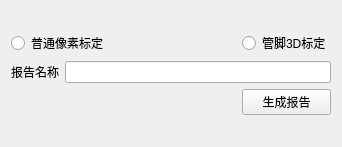
<?xml version="1.0" encoding="UTF-8"?>
<ui version="4.0">
 <class>calibReportWdg</class>
 <widget class="QWidget" name="calibReportWdg">
  <property name="geometry">
   <rect>
    <x>0</x>
    <y>0</y>
    <width>342</width>
    <height>147</height>
   </rect>
  </property>
  <property name="windowTitle">
   <string>Form</string>
  </property>
  <layout class="QGridLayout" name="gridLayout_2">
   <item row="0" column="0">
    <layout class="QGridLayout" name="gridLayout">
     <item row="0" column="0">
      <widget class="QRadioButton" name="rb_st_normal">
       <property name="text">
        <string>普通像素标定</string>
       </property>
      </widget>
     </item>
     <item row="0" column="1">
      <widget class="QRadioButton" name="rb_st_3D">
       <property name="text">
        <string>管脚3D标定</string>
       </property>
      </widget>
     </item>
     <item row="1" column="0" colspan="2">
      <layout class="QHBoxLayout" name="horizontalLayout">
       <item>
        <widget class="QLabel" name="label">
         <property name="text">
          <string>报告名称</string>
         </property>
        </widget>
       </item>
       <item>
        <widget class="QLineEdit" name="le_name"/>
       </item>
      </layout>
     </item>
     <item row="2" column="0">
      <spacer name="horizontalSpacer">
       <property name="orientation">
        <enum>Qt::Horizontal</enum>
       </property>
       <property name="sizeHint" stdset="0">
        <size>
         <width>40</width>
         <height>20</height>
        </size>
       </property>
      </spacer>
     </item>
     <item row="2" column="1">
      <widget class="QPushButton" name="bt_genCalibReport">
       <property name="text">
        <string>生成报告</string>
       </property>
      </widget>
     </item>
    </layout>
   </item>
  </layout>
 </widget>
 <resources/>
 <connections/>
</ui>
